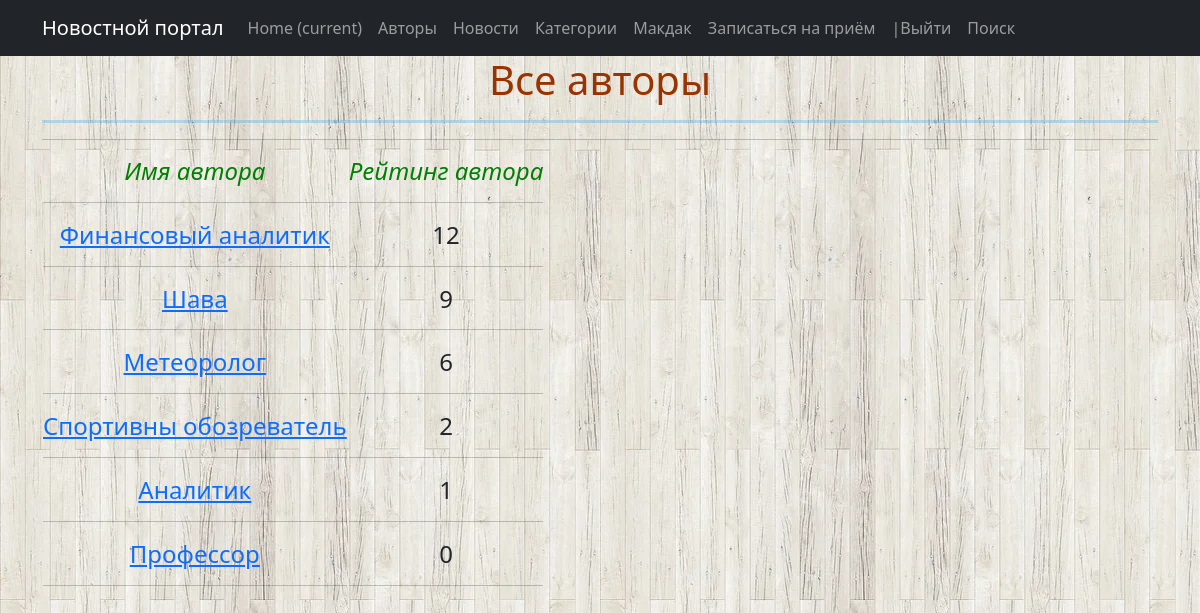
Screenshot of /authors/ with the database file from the repository.
### news/models.py (models this page shows, shortened)
class Author(models.Model):
    authorUser = models.OneToOneField(User, on_delete=models.CASCADE)
    ratingAuthor = models.SmallIntegerField(default=0)

### news/views.py (the view)
# urls.py: path('authors/', AuthorList.as_view(), name='authors'),
class AuthorList(ListView):
    model = Author
    template_name = 'authors.html'
    queryset = Author.objects.all()
    context_object_name = 'Authors'
    ordering = ['-ratingAuthor']
    def get_context_data(self, *args, **kwargs):
        context = super().get_context_data(**kwargs)
        context['authors'] = Author.objects.all()
        return context

### news/templates/authors.html (shortened to what this page needs)
{% extends 'flatpages/default.html' %}
{% block content %}
    <h1><span style="color: #993300;">Все авторы</span></h1>
<hr size="5" style="color: #0099ff;" />
    <hr>
    {% if Authors %}
        <table>
            <tr>
                <td>
                    <h4><em><span style="color: #008000;">Имя автора</span></em></h4>
                    <hr />
                </td>
                <td>
                    <h4><em><span style="color: #008000;">Рейтинг автора</span></em></h4>
                    <hr />
                </td>
            </tr>
        {% for authors in Authors %}
            <tr>
                <td>
                    <h4><a href="{% url 'news_detail' authors.id %}">{{ authors.authorUser }}</h4></a>
                <hr />
                </td>
                <td>
                    <h4>{{ authors.ratingAuthor }}</h4>
                    <hr />
                </td>
            </tr>
        {% endfor %}
        </table>
    {% else %}
        <h2>Авторов нет!</h2>
    {% endif %}
{% endblock content %}

### news/templates/flatpages/default.html (shortened to what this page needs)
<!DOCTYPE html>
<html lang="en">
<head>
    {% load static %}
    <link href="{% static 'css/styles.css' %}" rel="stylesheet"/>
</head>
<body background="{% static 'images/3.jpg' %}">
<nav class="navbar navbar-expand-lg navbar-dark bg-dark static-top">
    <div class="container">
        <a class="navbar-brand" href="#">Новостной портал</a>
        <div class="collapse navbar-collapse" id="navbarResponsive">
            <ul class="navbar-nav ml-auto">
                <li class="nav-item active">
                    <a class="nav-link" href="/home/">Home
                        <span class="sr-only">(current)</span>
                    </a>
                </li>
                <li class="nav-item">
                    <a class="nav-link" href="{% url 'authors' %}">Авторы</a>
                </li>
                <li class="nav-item">
                    <a class="nav-link" href="http://127.0.0.1:8000/news/">Новости</a>
                </li>
                <li class="nav-item">
                    <a class="nav-link" href="{% url 'category' %}">Категории</a>
                </li>
                <li class="nav-item">
                    <a class="nav-link" href="{% url 'mcd' %}">Макдак</a>
                </li>
                <li class="nav-item">
                    <a class="nav-link" href="http://127.0.0.1:8000/appointment/">Записаться на приём</a>
                </li>
                <li class="nav-item">
                    <a class="nav-link" href="http://127.0.0.1:8000">{{request.user.username}}|Выйти</a>
                </li>
                <li class="nav-item">
                    <a class="nav-link" href="{% url 'news_search' %}">Поиск</a>
                </li>
            </ul>
        </div>
    </div>
</nav>
<div class="container">
    <div class="row">
        <div class="col-lg-12 text-center">
            {% block content %}
            {% endblock content %}
        </div>
    </div>
</body>
</html>

### rows the page displays
Author: authorUser "Финансовый аналитик", ratingAuthor "12"
Author: authorUser "Шава", ratingAuthor "9"
Author: authorUser "Метеоролог", ratingAuthor "6"
Author: authorUser "Спортивны обозреватель", ratingAuthor "2"
Author: authorUser "Аналитик", ratingAuthor "1"
Author: authorUser "Профессор", ratingAuthor "0"
